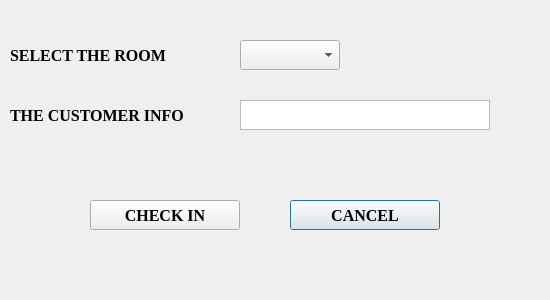
<?xml version="1.0" encoding="UTF-8"?>
<ui version="4.0">
 <class>BookTheRoom</class>
 <widget class="QDialog" name="BookTheRoom">
  <property name="geometry">
   <rect>
    <x>0</x>
    <y>0</y>
    <width>550</width>
    <height>300</height>
   </rect>
  </property>
  <property name="windowTitle">
   <string>ROOM RESERVATION PROCESS</string>
  </property>
  <widget class="QComboBox" name="comboBox_Room">
   <property name="geometry">
    <rect>
     <x>240</x>
     <y>40</y>
     <width>100</width>
     <height>30</height>
    </rect>
   </property>
  </widget>
  <widget class="QPushButton" name="pushButton_Cancel">
   <property name="geometry">
    <rect>
     <x>290</x>
     <y>200</y>
     <width>150</width>
     <height>30</height>
    </rect>
   </property>
   <property name="font">
    <font>
     <family>Times New Roman</family>
     <pointsize>12</pointsize>
     <bold>true</bold>
    </font>
   </property>
   <property name="text">
    <string>CANCEL</string>
   </property>
  </widget>
  <widget class="QLabel" name="label">
   <property name="geometry">
    <rect>
     <x>10</x>
     <y>100</y>
     <width>200</width>
     <height>30</height>
    </rect>
   </property>
   <property name="font">
    <font>
     <family>Times New Roman</family>
     <pointsize>12</pointsize>
     <bold>true</bold>
    </font>
   </property>
   <property name="text">
    <string>THE CUSTOMER INFO</string>
   </property>
  </widget>
  <widget class="QPushButton" name="pushButton_CheckIn">
   <property name="geometry">
    <rect>
     <x>90</x>
     <y>200</y>
     <width>150</width>
     <height>30</height>
    </rect>
   </property>
   <property name="font">
    <font>
     <family>Times New Roman</family>
     <pointsize>12</pointsize>
     <bold>true</bold>
    </font>
   </property>
   <property name="text">
    <string>CHECK IN</string>
   </property>
  </widget>
  <widget class="QLabel" name="label_2">
   <property name="geometry">
    <rect>
     <x>10</x>
     <y>40</y>
     <width>200</width>
     <height>30</height>
    </rect>
   </property>
   <property name="font">
    <font>
     <family>Times New Roman</family>
     <pointsize>12</pointsize>
     <bold>true</bold>
    </font>
   </property>
   <property name="text">
    <string>SELECT THE ROOM</string>
   </property>
  </widget>
  <widget class="QTextBrowser" name="textBrowser">
   <property name="geometry">
    <rect>
     <x>240</x>
     <y>100</y>
     <width>250</width>
     <height>30</height>
    </rect>
   </property>
  </widget>
 </widget>
 <resources/>
 <connections/>
</ui>
